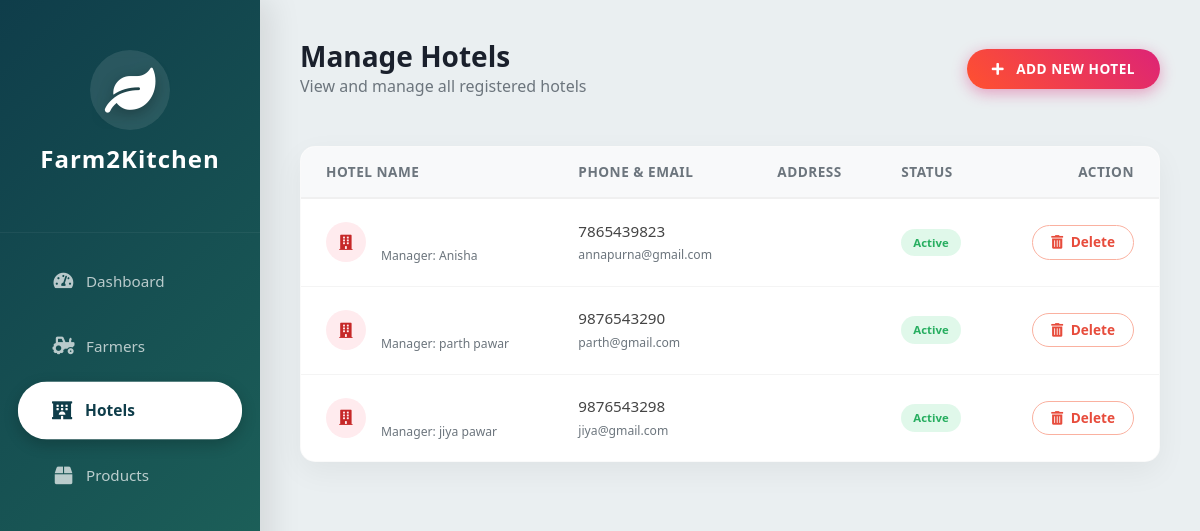
The app's page /manage_hotels/ with its own data.
### pages/models.py (models this page shows, shortened)
class Hotel(models.Model):
    user = models.OneToOneField(User, on_delete=models.CASCADE)
    full_name = models.CharField(max_length=100)
    hotel_name = models.CharField(max_length=100) # View saves 'entity_name' here
    phone = models.CharField(max_length=15)
    email = models.EmailField(default="True")
    password = models.CharField(max_length=100 , default="True")

### pages/views.py (the view)
# urls.py: path('manage_hotels/', manage_hotels, name='manage_hotels'),
def manage_hotels(request):
    hotels = Hotel.objects.all()
    context = {'hotels': hotels}
    return render(request, 'pages/manage_hotels.html', context)

### pages/templates/pages/manage_hotels.html (shortened to what this page needs)
<!DOCTYPE html>
<html lang="en">
<head>
    <link rel="stylesheet" href="https://stackpath.bootstrapcdn.com/bootstrap/4.5.2/css/bootstrap.min.css">
    <link rel="stylesheet" href="https://cdnjs.cloudflare.com/ajax/libs/font-awesome/5.15.4/css/all.min.css">
</head>
<body>
    <div class="sidebar">
        <div class="brand-logo">
            <div class="logo-icon"><i class="fas fa-leaf"></i></div>
            <h4 style="font-weight: 700; letter-spacing: 1px;">Farm2Kitchen</h4>
        </div>
        <a href="{% url 'admin_dashboard' %}" class="{% if request.resolver_match.url_name == 'admin_dashboard' %}active{% endif %}">
            <i class="fas fa-tachometer-alt"></i> Dashboard
        </a>
        <a href="{% url 'manage_farmers' %}" class="{% if request.resolver_match.url_name == 'manage_farmers' %}active{% endif %}">
            <i class="fas fa-tractor"></i> Farmers
        </a>
        <a href="{% url 'manage_hotels' %}" class="{% if request.resolver_match.url_name == 'manage_hotels' %}active{% endif %}">
            <i class="fas fa-hotel"></i> Hotels
        </a>
        <a href="{% url 'manage_products' %}" class="{% if request.resolver_match.url_name == 'manage_products' %}active{% endif %}">
            <i class="fas fa-box"></i> Products
        </a>
    </div>
    <div class="main-content">
        <div class="d-flex justify-content-between align-items-center mb-5">
            <div>
                <h3 style="font-weight: 800; color: #1a202c; margin:0;">Manage Hotels</h3>
                <p class="text-muted m-0">View and manage all registered hotels</p>
            </div>
            <a href="{% url 'add_hotel' %}" class="btn btn-add-hotel">
                <i class="fas fa-plus mr-2"></i> Add New Hotel
            </a>
        </div>
        <div class="table-container">
            <table class="table table-hover mb-0">
                <thead>
                    <tr>
                        <th>Hotel Name</th>
                        <th>Phone & Email</th>
                        <th>Address</th>
                        <th>Status</th>
                        <th class="text-right">Action</th>
                    </tr>
                </thead>
                <tbody>
                    {% for hotel in hotels %}
                    <tr>
                        <td>
                            <div class="d-flex align-items-center">
                                <div style="width: 40px; height: 40px; background: #ffebee; color: #c62828; border-radius: 50%; display: flex; align-items: center; justify-content: center; font-weight: bold; margin-right: 15px;">
                                    <i class="fas fa-building"></i>
                                </div>
                                <div>
                                    <strong style="color: #2d3436; font-size: 1rem;">{{ hotel.business_name }}</strong><br>
                                    <small class="text-muted">Manager: {{ hotel.full_name }}</small>
                                </div>
                            </div>
                        </td>
                        <td>
                            <span style="font-weight: 500;">{{ hotel.phone }}</span><br>
                            <small class="text-muted">{{ hotel.user.email }}</small>
                        </td>
                        <td style="max-width: 250px;">
                        </td>
                        <td>
                            {% if hotel.is_approved %}
                                <span class="badge badge-pill badge-success">Active</span>
                            {% else %}
                                <span class="badge badge-pill badge-success">Active</span>
                            {% endif %}
                        </td>
                        <td class="text-right">
                            <a href="{% url 'delete_user' hotel.user.id %}"
                               class="btn btn-delete"
                               onclick="return confirm('Delete this Hotel account?');">
                                <i class="fas fa-trash-alt mr-1"></i> Delete
                            </a>
                        </td>
                    </tr>
                    {% empty %}
                    <tr><td colspan="5" class="text-center py-5 text-muted">No hotels found in the database.</td></tr>
                    {% endfor %}
                </tbody>
            </table>
        </div>
    </div>
</body>
</html>

### pages/templates/pages/manage_hotels.html (style rules this page uses)
:root { --primary-green: #2ecc71; --dark-green: #27ae60; --sidebar-width: 260px; --sidebar-gradient: linear-gradient(135deg, #0f3d4a 0%, #206a5d 100%); --bg-light: #eaeff1; --card-radius: 20px; --btn-radius: 50px; }
body { background-color: var(--bg-light); font-family: 'Segoe UI', Roboto, sans-serif; color: #444; overflow-x: hidden; }
.sidebar { height: 100vh; width: var(--sidebar-width); position: fixed; top: 0; left: 0; background: var(--sidebar-gradient); color: white; box-shadow: 10px 0 30px rgba(0,0,0,0.1); z-index: 1000; padding-top: 20px; }
.brand-logo { text-align: center; padding: 30px 20px 50px 20px; border-bottom: 1px solid rgba(255,255,255,0.05); margin-bottom: 20px; }
.logo-icon { font-size: 45px; color: #fff; margin-bottom: 10px; text-shadow: 0 4px 15px rgba(0,0,0,0.3); background: rgba(255,255,255,0.1); width: 80px; height: 80px; line-height: 80px; border-radius: 50%; margin: 0 auto 15px auto; backdrop-filter: blur(5px); }
.sidebar a { padding: 16px 30px; display: flex; align-items: center; color: rgba(255,255,255,0.7); text-decoration: none; transition: all 0.3s cubic-bezier(0.25, 0.8, 0.25, 1); margin: 8px 20px; border-radius: var(--btn-radius); font-size: 0.95rem; font-weight: 500; border: 1px solid transparent; }
.sidebar a.active { background: #ffffff; color: #0f3d4a; font-weight: 700; box-shadow: 0 5px 15px rgba(0,0,0,0.2); transform: scale(1.02); }
.sidebar a i { width: 25px; text-align: center; margin-right: 10px; font-size: 1.1rem; }
.main-content { margin-left: var(--sidebar-width); padding: 40px; }
.table-container { background: white; padding: 0; border-radius: 15px; box-shadow: 0 10px 30px rgba(0,0,0,0.05); overflow: hidden; border: 1px solid rgba(0,0,0,0.02); }
.table thead th { border-top: none; border-bottom: 2px solid #f0f0f0; background-color: #f8f9fa; color: #6c757d; font-weight: 700; text-transform: uppercase; font-size: 0.85rem; letter-spacing: 0.5px; padding: 15px 25px; }
.table tbody td { vertical-align: middle; padding: 20px 25px; color: #444; border-top: 1px solid #f4f4f4; font-size: 0.95rem; }
.table-hover tbody tr { transition: background-color 0.2s, transform 0.2s; }
.btn-add-hotel { background: linear-gradient(45deg, #FF512F, #DD2476); color: white !important; border: none; padding: 10px 25px; border-radius: var(--btn-radius); box-shadow: 0 4px 15px rgba(221, 36, 118, 0.4); font-weight: 600; transition: all 0.3s ease; text-transform: uppercase; font-size: 0.85rem; letter-spacing: 0.5px; }
.btn-delete { background: #fff; color: #e74c3c; border: 1px solid #fab1a0; padding: 6px 18px; border-radius: var(--btn-radius); font-size: 0.85rem; font-weight: 600; transition: all 0.3s; }
.badge-pill { padding: 8px 12px; font-weight: 600; }
.badge-success { background-color: rgba(46, 204, 113, 0.15); color: #27ae60; }

### records on screen
Hotel: full_name "Anisha", phone "7865439823", user.email "annapurna@gmail.com"
Hotel: full_name "parth pawar", phone "9876543290", user.email "parth@gmail.com"
Hotel: full_name "jiya pawar", phone "9876543298", user.email "jiya@gmail.com"
